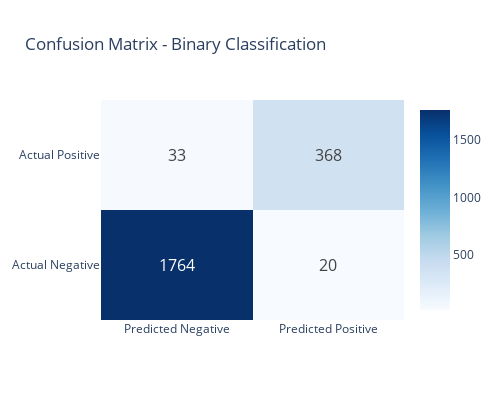

This figure's notebook cell:
### Markdown cell above
## Visualisation des résultats de classification binaire

### Code cell
# Plot confusion matrix
fig = go.Figure(data=go.Heatmap(
    z=binary_results['confusion_matrix'],
    x=['Predicted Negative', 'Predicted Positive'],
    y=['Actual Negative', 'Actual Positive'],
    text=binary_results['confusion_matrix'],
    texttemplate="%{text}",
    textfont={"size": 16},
    colorscale='Blues'
))

fig.update_layout(
    title='Confusion Matrix - Binary Classification',
    height=400,
    width=500
)

fig.show()

### Figure 1 — Plotly figure (JSON) as saved in the notebook; plotly's stock layout.template omitted (floating-point values rounded to 4 significant figures)
{"data": [{"colorscale": [[0, "rgb(247,251,255)"], [0.125, "rgb(222,235,247)"], [0.25, "rgb(198,219,239)"], [0.375, "rgb(158,202,225)"], [0.5, "rgb(107,174,214)"], [0.625, "rgb(66,146,198)"], [0.75, "rgb(33,113,181)"], [0.875, "rgb(8,81,156)"], [1, "rgb(8,48,107)"]], "text": [[1764, 20], [33, 368]], "textfont": {"size": 16}, "texttemplate": "%{text}", "type": "heatmap", "x": ["Predicted Negative", "Predicted Positive"], "y": ["Actual Negative", "Actual Positive"], "z": [[1764, 20], [33, 368]]}], "layout": {"height": 400, "title": {"text": "Confusion Matrix - Binary Classification"}, "width": 500}}
